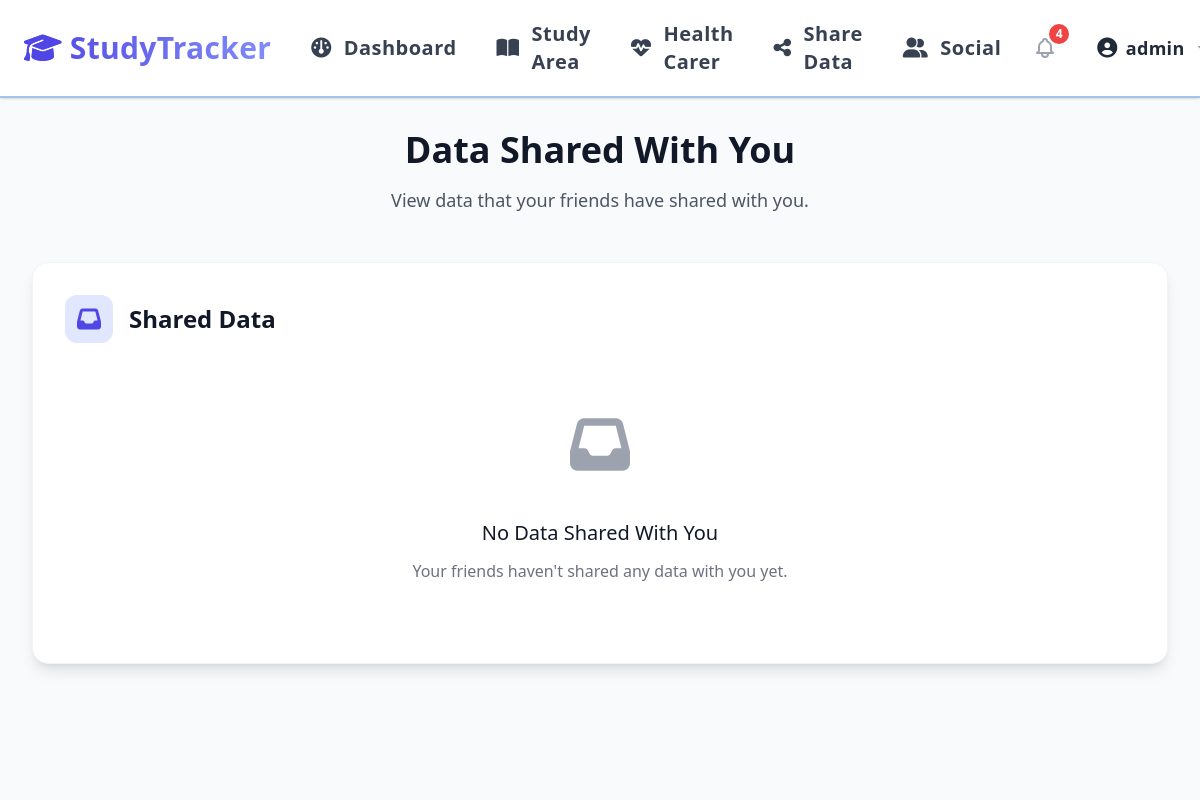
/data_shared_with_you (signed in), run on an earlier commit of the app's database.
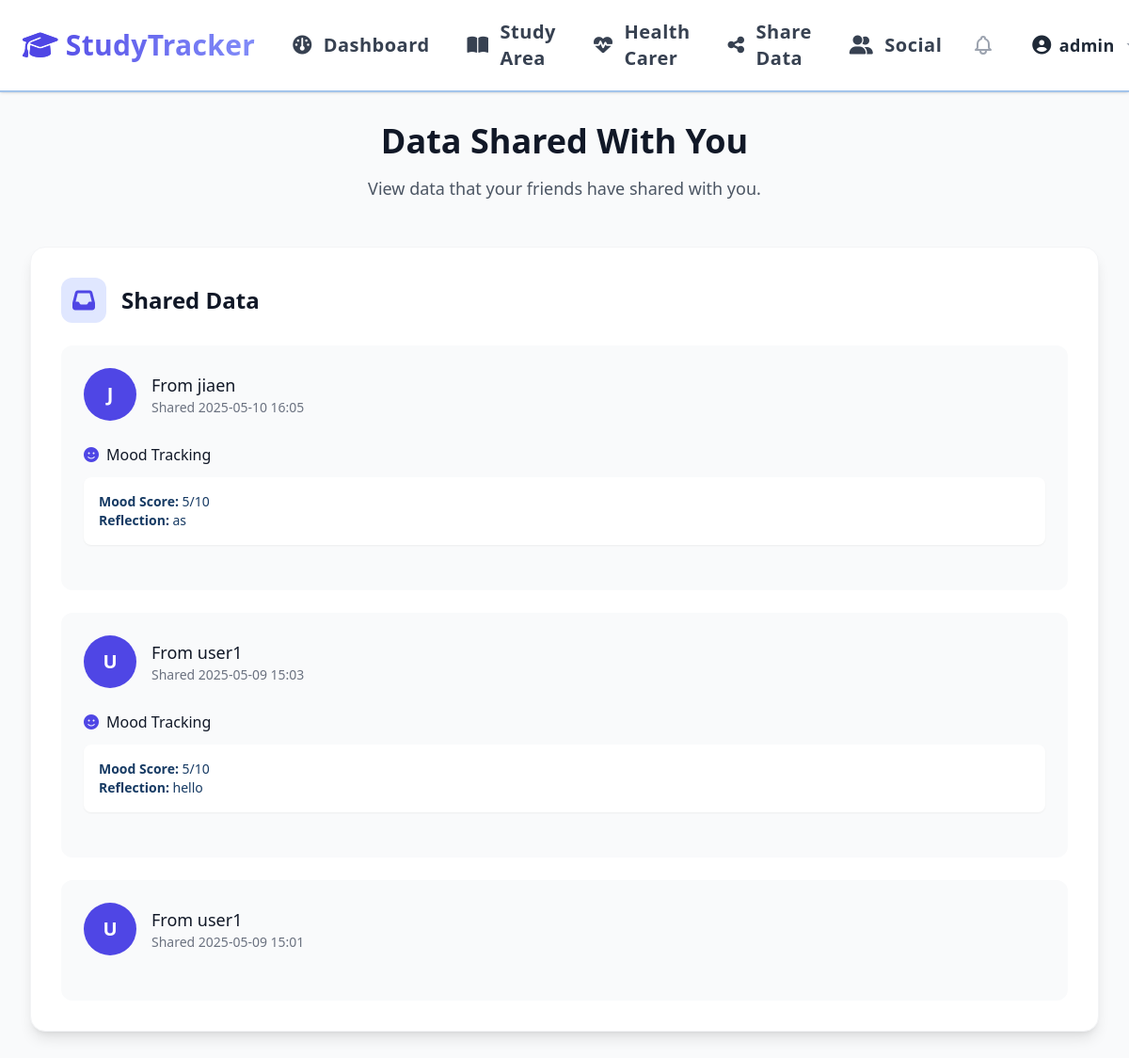
And on a later commit of the database.
### app/models.py (models this page shows)
class User(UserMixin, db.Model):
    id = db.Column(db.Integer, primary_key=True)
    username = db.Column(db.String(80), unique=True, nullable=False)
    password = db.Column(db.String(255), nullable=False)
    email = db.Column(db.String(120), unique=True, nullable=False)
    created_at = db.Column(db.DateTime, default=lambda: datetime.now(UTC))
    university = db.Column(db.String(120))
    profile_picture = db.Column(db.String(120), default=None)  # Store the filename of the profile picture
    study_sessions = db.relationship('StudySession', backref='user', lazy=True)
    tasks = db.relationship('Task', backref='user', lazy=True)
    wellness_checks = db.relationship('WellnessCheck', backref='user', lazy=True)
    friends = db.relationship(
        'User',
        secondary='friendship',
        primaryjoin=(Friendship.user_id == id),
        secondaryjoin=(Friendship.friend_id == id),
        backref='friend_of'
    )
    sent_friend_requests = db.relationship('FriendRequest',
                                         foreign_keys='FriendRequest.from_user_id',
                                         backref='sender',
                                         lazy=True)
    received_friend_requests = db.relationship('FriendRequest',
                                            foreign_keys='FriendRequest.to_user_id',
                                            backref='receiver',
                                            lazy=True)

class SharedData(db.Model):
    id = db.Column(db.Integer, primary_key=True)
    from_user_id = db.Column(db.Integer, db.ForeignKey('user.id'), nullable=False)
    to_user_id = db.Column(db.Integer, db.ForeignKey('user.id'), nullable=False)
    data_type = db.Column(db.String(50), nullable=False)  # study_progress, mood, etc.
    data_content = db.Column(db.JSON, nullable=False)  # Store the actual shared data
    is_read = db.Column(db.Boolean, default=False)
    created_at = db.Column(db.DateTime, default=lambda: datetime.now(UTC))
    from_user = db.relationship('User', foreign_keys=[from_user_id], backref='shared_data_sent')
    to_user = db.relationship('User', foreign_keys=[to_user_id], backref='shared_data_received')

### app/routes.py (the view)
    @app.route('/data_shared_with_you')
    @login_required
    def data_shared_with_you():
        data_shared_with_you = SharedData.query.filter_by(to_user_id=current_user.id).order_by(SharedData.created_at.desc()).all()
        return render_template('data_shared_with_you.html', data_shared_with_you=data_shared_with_you)

### app/routes.py (called while the page is built)
@login_manager.user_loader
def load_user(user_id):
    return User.query.get(int(user_id))

### templates/data_shared_with_you.html (shortened to what this page needs)
{% extends "base.html" %}
{% block content %}
<div class="h-full w-full bg-gray-50 dark:bg-gray-800">
    <div class="h-full w-full p-8">
        <div class="max-w-7xl mx-auto">
            <div class="text-center mb-12">
                <h1 class="text-4xl font-bold mb-4 text-gray-900 dark:text-white">Data Shared With You</h1>
                <p class="text-lg text-gray-600 dark:text-gray-300 max-w-2xl mx-auto">View data that your friends have shared with you.</p>
            </div>
            <div class="bg-white dark:bg-gray-700 rounded-2xl shadow-lg p-8 border border-gray-100 dark:border-gray-600">
                <div class="flex items-center mb-6">
                    <div class="w-12 h-12 rounded-xl bg-indigo-100 dark:bg-indigo-900 flex items-center justify-center mr-4">
                        <i class="fas fa-inbox text-2xl text-indigo-600 dark:text-indigo-300"></i>
                    </div>
                    <h2 class="text-2xl font-semibold text-gray-900 dark:text-white">Shared Data</h2>
                </div>
                {% if data_shared_with_you %}
                    <div class="space-y-6">
                        {% for data in data_shared_with_you %}
                            <div class="bg-gray-50 dark:bg-gray-600 rounded-xl p-6 hover:bg-gray-100 dark:hover:bg-gray-500 transition-colors duration-200">
                                <div class="flex items-center space-x-4 mb-6">
                                    <div class="w-14 h-14 rounded-full bg-indigo-600 flex items-center justify-center text-xl font-bold text-white">
                                        {{ data.from_user.username[0]|upper }}
                                    </div>
                                    <div>
                                        <h3 class="font-medium text-gray-900 dark:text-white text-lg">From {{ data.from_user.username }}</h3>
                                        <p class="text-sm text-gray-500 dark:text-gray-400">Shared {{ data.created_at.strftime('%Y-%m-%d %H:%M') }}</p>
                                    </div>
                                </div>
                                {% if data.data_content.get('mood') %}
                                <div class="mb-6">
                                    <h4 class="font-medium text-gray-900 dark:text-white mb-3 flex items-center">
                                        <i class="fas fa-face-smile mr-2 text-indigo-600"></i>
                                        Mood Tracking
                                    </h4>
                                    <div class="space-y-3">
                                        {% for entry in data.data_content.mood %}
                                        <div class="bg-white dark:bg-gray-700 rounded-lg p-4 shadow-sm">
                                            <p class="text-sm"><strong>Mood Score:</strong> {{ entry.mood_score }}/10</p>
                                            {% if entry.reflection %}
                                            <p class="text-sm"><strong>Reflection:</strong> {{ entry.reflection }}</p>
                                            {% endif %}
                                        </div>
                                        {% endfor %}
                                    </div>
                                </div>
                                {% endif %}
                            </div>
                        {% endfor %}
                    </div>
                {% else %}
                    <div class="text-center py-12">
                        <div class="w-20 h-20 mx-auto mb-6 text-gray-400">
                            <i class="fas fa-inbox text-6xl"></i>
                        </div>
                        <h3 class="text-xl font-medium text-gray-900 dark:text-white mb-3">No Data Shared With You</h3>
                        <p class="text-gray-500 dark:text-gray-400">Your friends haven't shared any data with you yet.</p>
                    </div>
                {% endif %}
            </div>
        </div>
    </div>
</div>
{% endblock %}

### templates/base.html (shortened to what this page needs)
<!DOCTYPE html>
<html lang="en" class="h-full">
<head>
    <script src="https://cdn.tailwindcss.com"></script>
    <link rel="stylesheet" href="https://cdn.jsdelivr.net/npm/flatpickr/dist/flatpickr.min.css">
    <link rel="stylesheet" href="{{ url_for('static', filename='css/styles.css') }}">
    <link rel="stylesheet" href="https://cdnjs.cloudflare.com/ajax/libs/font-awesome/6.5.0/css/all.min.css" />
    <link href="https://cdn.jsdelivr.net/npm/tom-select@2.3.1/dist/css/tom-select.css" rel="stylesheet">
</head>
<body class="bg-background text-primary h-full flex flex-col">
    <nav class="flex items-center bg-white px-6 py-3 shadow justify-between sticky top-0 z-50 text-lg">
        <div class="flex items-center flex-shrink-0 mr-6">
            <a href="{% if current_user.is_authenticated %}{{ url_for('dashboard') }}{% else %}{{ url_for('index') }}{% endif %}"
               class="flex items-center space-x-2 text-3xl font-extrabold bg-gradient-to-r from-indigo-600 to-indigo-400 bg-clip-text text-transparent hover:from-indigo-500 hover:to-indigo-300 transition-all duration-300">
                <i class="fas fa-graduation-cap text-indigo-600"></i>
                <span>StudyTracker</span>
            </a>
        </div>
        <div class="hidden md:flex items-center flex-1 justify-center">
            {% if current_user.is_authenticated %}
            <a href="{{ url_for('dashboard') }}"
               class="flex items-center px-4 py-2 rounded-lg mr-2 {% if request.endpoint == 'dashboard' %}bg-indigo-100 text-indigo-600 font-semibold{% else %}text-gray-700 hover:text-indigo-600 hover:bg-indigo-50{% endif %} text-xl">
                <i class="fa-solid fa-gauge mr-3 text-xl"></i> Dashboard
            </a>
            <a href="{{ url_for('study_area') }}"
               class="flex items-center px-4 py-2 rounded-lg mr-2 {% if request.endpoint == 'study_area' %}bg-indigo-100 text-indigo-600 font-semibold{% else %}text-gray-700 hover:text-indigo-600 hover:bg-indigo-50{% endif %} text-xl">
                <i class="fa-solid fa-book-open mr-3 text-xl"></i> Study Area
            </a>
            <a href="{{ url_for('health_carer') }}"
               class="flex items-center px-4 py-2 rounded-lg mr-2 {% if request.endpoint == 'health_carer' %}bg-indigo-100 text-indigo-600 font-semibold{% else %}text-gray-700 hover:text-indigo-600 hover:bg-indigo-50{% endif %} text-xl">
                <i class="fa-solid fa-heart-pulse mr-3 text-xl"></i> Health Carer
            </a>
            <a href="{{ url_for('share_data') }}"
               class="flex items-center px-4 py-2 rounded-lg mr-2 {% if request.endpoint == 'share_data' %}bg-indigo-100 text-indigo-600 font-semibold{% else %}text-gray-700 hover:text-indigo-600 hover:bg-indigo-50{% endif %} text-xl">
                <i class="fa-solid fa-share-nodes mr-3 text-xl"></i> Share Data
            </a>
            <a href="{{ url_for('friends') }}"
               class="flex items-center px-4 py-2 rounded-lg mr-2 {% if request.endpoint == 'friends' %}bg-indigo-100 text-indigo-600 font-semibold{% else %}text-gray-700 hover:text-indigo-600 hover:bg-indigo-50{% endif %} text-xl">
                <i class="fa-solid fa-user-group mr-3 text-xl"></i> Social
            </a>
            {% endif %}
        </div>
        <div class="flex items-center space-x-4">
            {% if not (request.endpoint == 'index' and not current_user.is_authenticated) %}
            <div class="flex items-center space-x-4">
                {% if current_user.is_authenticated %}
                <a href="{{ url_for('notifications') }}" class="relative flex items-center px-2 py-2">
                    {% if pending_requests_count + accepted_requests_count + unread_shared_data_count > 0 %}
                    <span class="absolute -top-1 -right-1 bg-red-500 text-white text-xs font-bold rounded-full w-5 h-5 flex items-center justify-center">
                        {{ pending_requests_count + accepted_requests_count + unread_shared_data_count }}
                    </span>
                    {% endif %}
                </a>
                <div class="relative group inline-block hidden md:inline-block">
                    <a href="{{ url_for('profile') }}"
                       class="inline-flex items-center px-4 py-2 rounded-xl font-semibold text-gray-800 dark:text-gray-100 bg-white dark:bg-gray-700 hover:bg-indigo-50 dark:hover:bg-gray-600 hover:text-indigo-700 transition-all duration-200">
                        <i class="fa-solid fa-user-circle mr-2 text-xl"></i>
                        {{ current_user.username }}
                        <svg class="ml-2 w-4 h-4 fill-current text-gray-400 group-hover:text-indigo-600 transition-colors duration-200" xmlns="http://www.w3.org/2000/svg" viewBox="0 0 20 20">
                            <path d="M5.516 7.548L10 12l4.484-4.452z" />
                        </svg>
                    </a>
                </div>
                {% endif %}
            </div>
            {% endif %}
        </div>
    </nav>
    <main class="flex-1 w-full page-content">
        {% block content %}
        {% endblock %}
    </main>
</body>
</html>

### static/css/styles.css (style rules this page uses)
body { background-color: #ffffff; color: #000000; }
:root { --primary-bg: #F6FAFF; --accent-yellow: #FFDE70; --secondary-blue: #A3C4EB; --primary-blue: #173B64; }
body { background-color: var(--primary-bg); color: var(--primary-blue); }
nav { background-color: white !important; border-bottom: 2px solid var(--secondary-blue) !important; box-shadow: 0 2px 4px rgba(23, 59, 100, 0.1); }
nav a { font-weight: 500; letter-spacing: 0.3px; position: relative; padding: 0.5rem 0; }
nav .text-xl { font-weight: 600; letter-spacing: 0.5px; }
a { color: var(--primary-blue); transition: color 0.3s ease; }
.page-content { opacity: 0; animation: fadeIn 0.1s ease-in-out forwards; }

What changed in the data, as far as the page shows it:
added SharedData: from_user "J", from_user.username "jiaen", created_at "2025-05-10 16:05", mood_score "5", reflection "as"
added SharedData: from_user "U", from_user.username "user1", created_at "2025-05-09 15:03", mood_score "5", reflection "hello"
added SharedData: from_user "U", from_user.username "user1", created_at "2025-05-09 15:01"
Also different on the page:
text no longer shown: "4 No Data Shared With You Your friends haven't shared any data with you yet."
